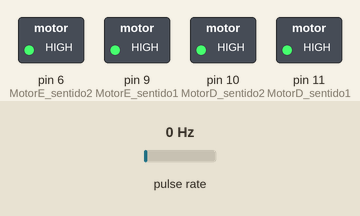
This sketch was run on a simulated Arduino Uno, built with avr-gcc and run on an emulated ATmega328P. Shown: switched loads named in the sketch (green lamp = pin HIGH). Wiring (inferred from the names in the program): pulse sensor: data pin 2. Inputs (shaded band) come from the test bench; at power-on: pulse rate 0 Hz. What the sketch prints to the serial monitor is not drawn.

Above: at 1.2 s.
1.3 s: pulse rate (sensor on pin 2) set to 2 Hz
Timing chart, 0 to 4.3 s (numbered marks = the images above; inputs shaded):
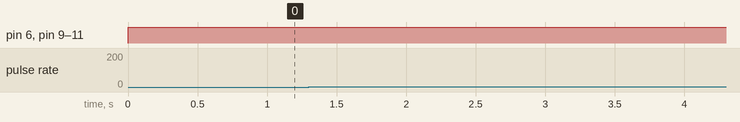

Measured:
- after the input at 1.3 s, every drawn part: stays the same

The sketch:

jabuti.ino
```cpp
#define SensorDrt 7
#define SensorEsq 5
#define SensorFrente1 8
#define SensorFrente2 4
#define Encoder1 2
#define Encoder2 3

#define MotorD_sentido1 11
#define MotorD_sentido2 10
#define MotorE_sentido1 9
#define MotorE_sentido2 6

unsigned int pulsos_por_volta = 20;
int pwm;
volatile long int pulsos1;

void setup() {
  Serial.begin(9600);
  pinMode(MotorE_sentido1, OUTPUT);
  pinMode(MotorE_sentido2, OUTPUT);
  pinMode(MotorD_sentido1, OUTPUT);
  pinMode(MotorD_sentido2, OUTPUT);

  pinMode(SensorDrt, INPUT);
  pinMode(SensorEsq, INPUT);
  pinMode(SensorFrente1, INPUT);
  pinMode(SensorFrente2, INPUT);
  pinMode(Encoder1, INPUT);

  //aciona o contador a cada pulso
  attachInterrupt(digitalPinToInterrupt(Encoder1), Contador1, FALLING);

/* boas práticas*/
  analogWrite(MotorE_sentido1, 0);
  analogWrite(MotorE_sentido2, 0);
  analogWrite(MotorD_sentido1, 0);
  analogWrite(MotorD_sentido2, 0);

  pwm = 0;
  pulsos1 = 0;
}

void loop() {
//  Correr(128);
//  if(digitalRead(SensorDrt) == 1){ //direita liberada
//    Parar();
//    RodarDir(64, 3);
//  }else if (digitalRead(SensorEsq) == 1 && (digitalRead(SensorFrente1) || digitalRead(SensorFrente2)) == 0 && digitalRead(SensorDrt) == 0){ //apenas esquerda liberada
//    Parar();
//    RodarEsq(64, 6);
//  }else if((digitalRead(SensorFrente1) || digitalRead(SensorFrente2)) == 0 && digitalRead(SensorEsq) == 0 && digitalRead(SensorDrt) == 0){ //todos bloqueados
//    Parar();
//    RodarDir(64, 12);
//  }
 //   RodarEsq(100, 20);
    Parar();
}


void Correr(int pwm){
  analogWrite(MotorE_sentido1, pwm);
  analogWrite(MotorE_sentido2, 0);
  analogWrite(MotorD_sentido1, pwm);
  analogWrite(MotorD_sentido2, 0);
}

void RodarDir(int pwm, int psl){
  pulsos1 = 0;
  while(pulsos1 <= psl){
    analogWrite(MotorE_sentido1, pwm);
    analogWrite(MotorE_sentido2, 0);
    analogWrite(MotorD_sentido1, 0);
    analogWrite(MotorD_sentido2, pwm);
  }
}

void RodarEsq(int pwm, int psl){
  pulsos1 = 0;
  while(pulsos1 <= psl){
    analogWrite(MotorE_sentido1, 0);
    analogWrite(MotorE_sentido2, pwm);
    analogWrite(MotorD_sentido1, pwm);
    analogWrite(MotorD_sentido2, 0);
//    Serial.println(voltas1);
  }
}

void Parar(){
  digitalWrite(MotorE_sentido1, HIGH);
  digitalWrite(MotorE_sentido2, HIGH);
  digitalWrite(MotorD_sentido1, HIGH);
  digitalWrite(MotorD_sentido2, HIGH);
  delay(4000);
}

void Contador1(){
  pulsos1++;
  delay(100);
  Serial.println(pulsos1);
}
```
